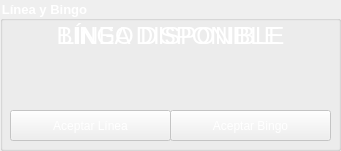
   <widget class="QGroupBox" name="groupBox_2">
    <property name="geometry">
     <rect>
      <x>960</x>
      <y>400</y>
      <width>341</width>
      <height>151</height>
     </rect>
    </property>
    <property name="font">
     <font>
      <pointsize>10</pointsize>
      <weight>75</weight>
      <bold>true</bold>
     </font>
    </property>
    <property name="styleSheet">
     <string notr="true">color: white</string>
    </property>
    <property name="title">
     <string>Línea y Bingo</string>
    </property>
    <widget class="QLabel" name="etiquetaHayBingo">
     <property name="geometry">
      <rect>
       <x>10</x>
       <y>20</y>
       <width>321</width>
       <height>31</height>
      </rect>
     </property>
     <property name="font">
      <font>
       <pointsize>18</pointsize>
       <weight>50</weight>
       <bold>false</bold>
      </font>
     </property>
     <property name="styleSheet">
      <string notr="true">color: white</string>
     </property>
     <property name="text">
      <string>BINGO DISPONIBLE</string>
     </property>
     <property name="alignment">
      <set>Qt::AlignCenter</set>
     </property>
    </widget>
    <widget class="QLabel" name="etiquetaHayLinea">
     <property name="geometry">
      <rect>
       <x>10</x>
       <y>20</y>
       <width>321</width>
       <height>31</height>
      </rect>
     </property>
     <property name="font">
      <font>
       <pointsize>18</pointsize>
       <weight>50</weight>
       <bold>false</bold>
      </font>
     </property>
     <property name="styleSheet">
      <string notr="true">color: white</string>
     </property>
     <property name="text">
      <string>LÍNEA DISPONIBLE</string>
     </property>
     <property name="alignment">
      <set>Qt::AlignCenter</set>
     </property>
    </widget>
    <widget class="QPushButton" name="botonLinea">
     <property name="enabled">
      <bool>false</bool>
     </property>
     <property name="geometry">
      <rect>
       <x>10</x>
       <y>110</y>
       <width>161</width>
       <height>31</height>
      </rect>
     </property>
     <property name="styleSheet">
      <string notr="true">color: white</string>
     </property>
     <property name="text">
      <string>Aceptar Línea</string>
     </property>
    </widget>
    <widget class="QPushButton" name="botonBingo">
     <property name="enabled">
      <bool>false</bool>
     </property>
     <property name="geometry">
      <rect>
       <x>170</x>
       <y>110</y>
       <width>161</width>
       <height>31</height>
      </rect>
     </property>
     <property name="styleSheet">
      <string notr="true">color: white</string>
     </property>
     <property name="text">
      <string>Aceptar Bingo</string>
     </property>
    </widget>
    <widget class="QLabel" name="etiquetaAnuncio">
     <property name="geometry">
      <rect>
       <x>10</x>
       <y>70</y>
       <width>321</width>
       <height>31</height>
      </rect>
     </property>
     <property name="font">
      <font>
       <pointsize>18</pointsize>
       <weight>50</weight>
       <bold>false</bold>
      </font>
     </property>
     <property name="text">
      <string/>
     </property>
     <property name="alignment">
      <set>Qt::AlignCenter</set>
     </property>
    </widget>
   </widget>
